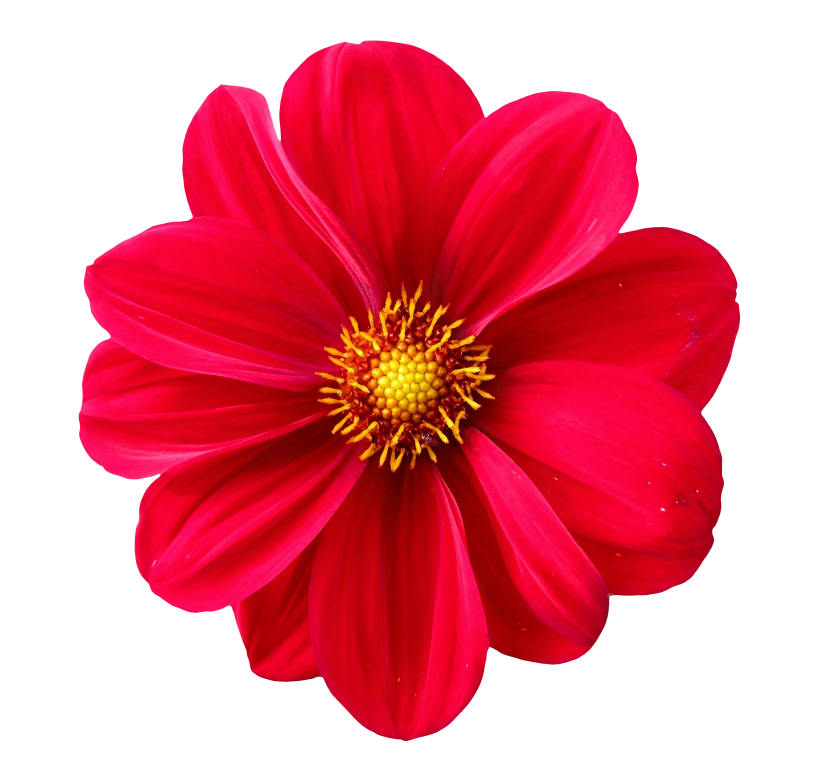
#> input picture 17 Manipulating Images/flower.png, 1644 x 1562 px (shown at 1/2 size)
$ python customCards.py
#> lines starting #> are read from the running program, lines starting #| are printed output that depends on the picture
#> (reads 17 Manipulating Images/guests.txt from the repository)
#!/usr/bin/env python3

# custom invitations from a guest list with floral decorations.

import os
from PIL import Image
from PIL import ImageDraw
from PIL import ImageFont

def create_card(name):
    """Creates a personalised invitation card with the provided name on it."""
    card = Image.new('RGBA', (360, 288), 'white')
#> card: PIL image 360x288 RGBA; every value is 255
    flower = Image.open('flower.png')
#> flower is the input picture: PIL image 1644x1562 RGBA; mean R, G, B, A 233.4, 130.2, 144.5, 129.3
    card.paste(flower, (10, 40), flower)
    cut_guide = Image.new('RGBA', (364, 292), 'black')
    cut_guide.paste(card, (2, 2))
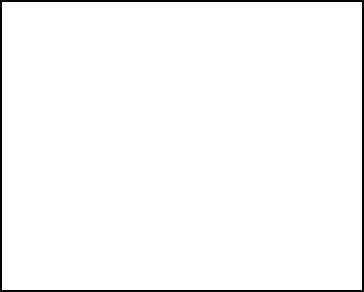
#> cut_guide: PIL image 364x292 RGBA; mean R, G, B, A 248.7, 248.7, 248.7, 255

    draw_obj = ImageDraw.Draw(cut_guide)
    fonts_folder = 'usr/share/fonts/TTF'
    custom_font = ImageFont.truetype(os.path.join(fonts_folder,
                                                  'TimesNewRoman.ttf'), 72)
    draw_obj.text((120, 100), name, fill='blue', font=custom_font)

    cut_guide.save('{}-invite.png'.format(name))
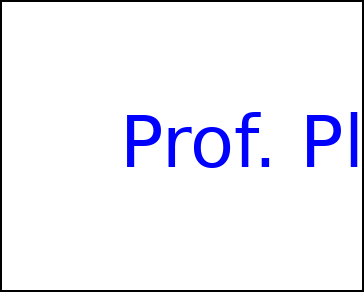
#> saved as Prof. Plum
-invite.png: PIL image 364x292 RGBA; mean R, G, B, A 240.5, 240.5, 248.7, 255


with open('guests.txt') as f:
    guests = f.readlines()

for guest in guests:

    create_card(guest)

print('Thank you for coming.')
